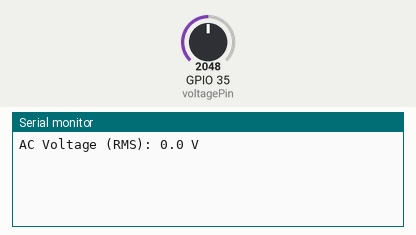
A sketch run on a simulated ESP32. Shown: the last lines printed to the serial monitor. The inputs (shaded band) are chosen by the test bench; at power-on: GPIO 35 (voltagePin) = 2048 (analog values on the 0–4095 scale). WiFi joins after 1.5 s; servers stay silent unless stated.

Above: at 4.5 s.
4.6 s: GPIO 35 (voltagePin) set to 2866
At 5.4 s:
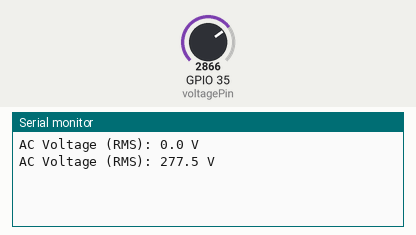
6.1 s: GPIO 35 (voltagePin) set to 3603
At 6.5 s:
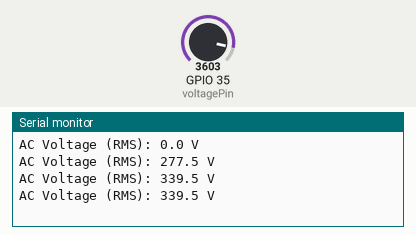
Timing chart, 0 to 9.1 s (numbered marks = the images above; inputs shaded):
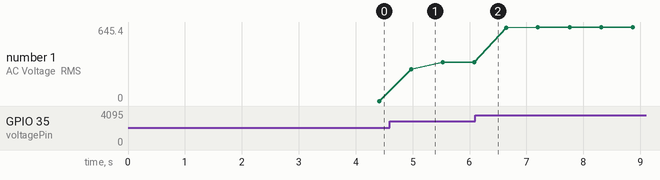

The sketch:

main.ino
```cpp
#define BLYNK_TEMPLATE_ID "TMPL3Tgv-rM5O"
#define BLYNK_TEMPLATE_NAME "vtg"
#define BLYNK_AUTH_TOKEN "BGApT16o7ufVKyKthlJVGJVgbE-347he"

#include <WiFi.h>
#include <WiFiClient.h>
#include <BlynkSimpleEsp32.h>
#include <math.h>

char ssid[] = "Smart Bin";
char pass[] = "7899262658";

const int voltagePin = 35;              // Analog input pin for ZMPT101B
float calibration = 850.0;              // Calibrated value
const int sampleCount = 500;           // Samples per cycle
float offset = 0.0;                    // DC offset

BlynkTimer timer;

void setup() {
  Serial.begin(115200);
  analogReadResolution(12);             // 12-bit ADC
  delay(1000);

  Blynk.begin(BLYNK_AUTH_TOKEN, ssid, pass);
  offset = getOffset();

  timer.setInterval(500L, sendVoltageToBlynk);  // Update every 500ms
}

void loop() {
  Blynk.run();
  timer.run();
}

// Function to read voltage offset when AC is OFF
float getOffset() {
  long sum = 0;
  for (int i = 0; i < 500; i++) {
    sum += analogRead(voltagePin);
    delayMicroseconds(1000);
  }
  return sum / 500.0;
}

// Function to measure RMS voltage
float getRMSVoltage() {
  long squareSum = 0;
  for (int i = 0; i < sampleCount; i++) {
    int raw = analogRead(voltagePin);
    int val = raw - offset;
    squareSum += val * val;
    delayMicroseconds(1000);
  }

  float mean = squareSum / (float)sampleCount;
  float rms = sqrt(mean);
  float voltage = (rms * calibration) / 2048.0;
  return voltage;
}

// Send voltage value and status to Blynk
void sendVoltageToBlynk() {
  float voltage = getRMSVoltage();
  if (voltage < 15.0) voltage = 0.0;  // Ignore noise

  Serial.print("AC Voltage (RMS): ");
  Serial.print(voltage, 1);
  Serial.println(" V");

  Blynk.virtualWrite(V0, voltage);

  if (voltage == 0.0) {
    Blynk.virtualWrite(V1, "AC OFF");
  } else if (voltage >= 180 && voltage <= 260) {
    Blynk.virtualWrite(V1, "AC ON - SAFE");
  } else {
    Blynk.virtualWrite(V1, "AC ON - UNSAFE");
  }
}
```

Measured:
- after the input at 4.6 s, the serial monitor: prints a new line after 0.37 s (image 1)
- plotted number 1: 0 → 339.5 after the input at 4.6 s, 339.5 → 645.4 after the input at 6.1 s
